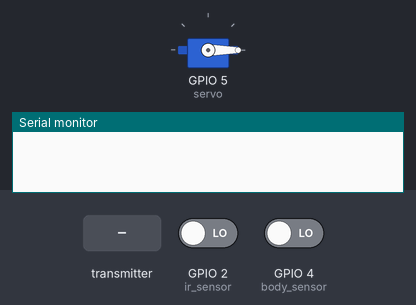
Bench run of a sketch on a simulated ESP8266 (NodeMCU). On the bench: servo, the last lines printed to the serial monitor. The test bench sets the inputs (shaded band); at power-on: GPIO 2 (ir_sensor) LOW, GPIO 4 (body_sensor) LOW.

Above: at 1.2 s.
1.3 s: the transmitter starts sending e = 1
At 2.6 s:
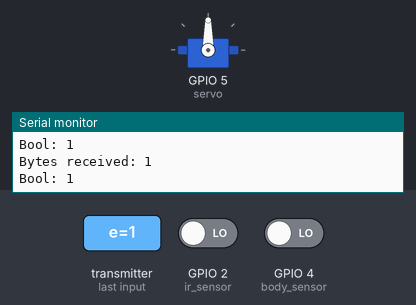
Timing chart, 0 to 4.3 s (numbered marks = the images above; inputs shaded):
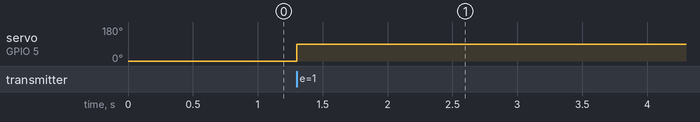

Measured:
- after the input at 1.3 s, servo on GPIO 5 (servo): 0° → 90° at once

The sketch:

esp8266-receive.ino
```cpp
#include <ESP8266WiFi.h>
#include <espnow.h>
#include <Servo.h>
Servo servo;

#define ir_sensor 2
#define body_sensor 4

  unsigned char lock_stat;
// Structure example to receive data
// Must match the sender structure
typedef struct struct_message {
    bool e;
} struct_message;

// Create a struct_message called myData
struct_message myData;

// Callback function that will be executed when data is received
void OnDataRecv(uint8_t * mac, uint8_t *incomingData, uint8_t len) {
  memcpy(&myData, incomingData, sizeof(myData));
  Serial.print("Bytes received: ");
  Serial.println(len);
  Serial.print("Bool: ");
  Serial.println(myData.e);
  Serial.println();
}

void setup() {


  // Initialize Serial Monitor
  Serial.begin(115200);

  // Set device as a Wi-Fi Station
  WiFi.mode(WIFI_STA);

  // Init ESP-NOW
  if (esp_now_init() != 0) {
    Serial.println("Error initializing ESP-NOW");
    return;
  }

  // Once ESPNow is successfully Init, we will register for recv CB to
  // get recv packer info
  esp_now_set_self_role(ESP_NOW_ROLE_SLAVE);
  esp_now_register_recv_cb(OnDataRecv);
  lock_stat = 0;//lock and door both close
  servo.attach(5); //D4
  servo.write(0);
    pinMode(ir_sensor,INPUT);
  pinMode(body_sensor,INPUT);
}
void loop()
{

  if(myData.e || digitalRead(body_sensor))
  {
    lock_stat = 1;//unlock but door close
   }
   else
   {
    lock_stat = 0;
    }
   if(lock_stat == 1)
   {
    servo.write(90);
     while(!digitalRead(ir_sensor));//lock and door both open, wait
     delay(5000);
     servo.write(0);
     lock_stat = 0;
   }
   else
   {
    servo.write(0);
    }
  }
```
